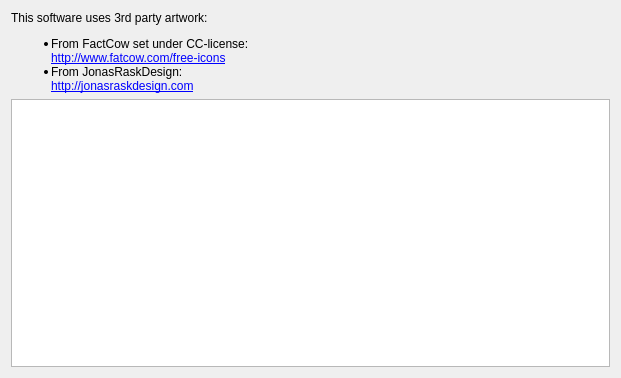
<?xml version="1.0" encoding="UTF-8"?>
<ui version="4.0">
 <class>PhysicsAboutWidget</class>
 <widget class="QWidget" name="PhysicsAboutWidget">
  <property name="geometry">
   <rect>
    <x>0</x>
    <y>0</y>
    <width>621</width>
    <height>378</height>
   </rect>
  </property>
  <property name="windowTitle">
   <string>Form</string>
  </property>
  <layout class="QVBoxLayout" name="verticalLayout">
   <item>
    <widget class="QLabel" name="label">
     <property name="text">
      <string>&lt;html&gt;&lt;head/&gt;&lt;body&gt;&lt;p&gt;This software uses 3rd party artwork: &lt;/p&gt;&lt;ul style=&quot;margin-top: 0px; margin-bottom: 0px; margin-left: 0px; margin-right: 0px; -qt-list-indent: 1;&quot;&gt;&lt;li style=&quot; margin-top:12px; margin-bottom:0px; margin-left:0px; margin-right:0px; -qt-block-indent:0; text-indent:0px;&quot;&gt;From FactCow set under CC-license: &lt;br/&gt;&lt;a href=&quot;http://www.fatcow.com/free-icons&quot;&gt;&lt;span style=&quot; text-decoration: underline; color:#0000ff;&quot;&gt;http://www.fatcow.com/free-icons&lt;/span&gt;&lt;/a&gt;&lt;/li&gt;&lt;li style=&quot; margin-top:0px; margin-bottom:12px; margin-left:0px; margin-right:0px; -qt-block-indent:0; text-indent:0px;&quot;&gt;From JonasRaskDesign: &lt;br/&gt;&lt;a href=&quot;http://jonasraskdesign.com&quot;&gt;&lt;span style=&quot; text-decoration: underline; color:#0000ff;&quot;&gt;http://jonasraskdesign.com&lt;/span&gt;&lt;/a&gt;&lt;/li&gt;&lt;/ul&gt;&lt;/body&gt;&lt;/html&gt;</string>
     </property>
     <property name="textFormat">
      <enum>Qt::RichText</enum>
     </property>
    </widget>
   </item>
   <item>
    <widget class="AboutPropsTableWidget" name="tableWidget"/>
   </item>
  </layout>
 </widget>
 <customwidgets>
  <customwidget>
   <class>AboutPropsTableWidget</class>
   <extends>QTableWidget</extends>
   <header location="global">uis/aboutPropsTableWidget.h</header>
  </customwidget>
 </customwidgets>
 <resources/>
 <connections/>
</ui>
